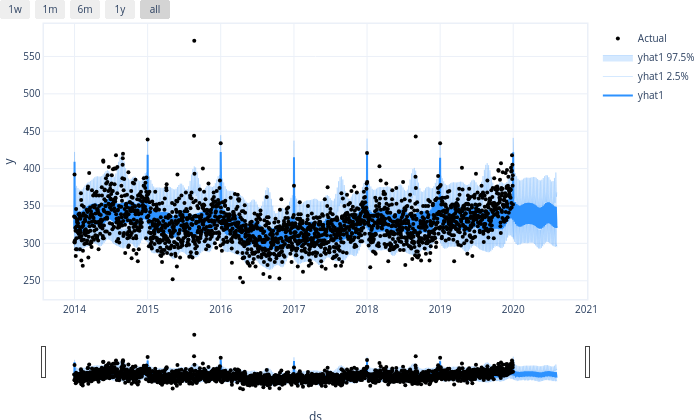

Source (notebook cell):
### Markdown cell above
## code to predict ahead

Just like Prophet we will create a "future dataframe" that contains all the dependent variables we will use to forecast ahead.  For fun we will forecast 365 days!

### Code cell
# Create a new dataframe reaching len(test) into the future for our forecast
df_future = m.make_future_dataframe(y_train, events_df=nyd, 
                                    n_historic_predictions=True, 
                                    periods=df_test.shape[0])

# Predict the future
forecast = m.predict(df_future)

# Visualize the forecast
m.plot(forecast)

### Figure 1 — Plotly figure (JSON) as saved in the notebook; plotly's stock layout.template omitted (floating-point values rounded to 4 significant figures; data arrays with more than 128 entries replaced by an {"elided": "..."} marker saying what was removed)
{"data": [{"fill": "none", "line": {"color": "rgba(45, 146, 255, 1.0)", "width": 2}, "mode": "lines", "name": "yhat1", "type": "scatter", "x": {"elided": "2412 str values"}, "y": {"elided": "2412 float values"}}, {"fillcolor": "rgba(45, 146, 255, 0.2)", "line": {"color": "rgba(45, 146, 255, 0.2)", "width": 1}, "mode": "lines", "name": "yhat1 2.5%", "type": "scatter", "x": {"elided": "2412 str values"}, "y": {"elided": "2412 float values"}}, {"fill": "tonexty", "fillcolor": "rgba(45, 146, 255, 0.2)", "line": {"color": "rgba(45, 146, 255, 0.2)", "width": 1}, "mode": "lines", "name": "yhat1 97.5%", "type": "scatter", "x": {"elided": "2412 str values"}, "y": {"elided": "2412 float values"}}, {"marker": {"color": "black", "size": 4}, "mode": "markers", "name": "Actual", "type": "scatter", "x": {"elided": "2412 str values"}, "y": {"elided": "2412 float values"}}], "layout": {"autosize": true, "font": {"size": 10}, "height": 420, "hovermode": "x unified", "margin": {"b": 0, "l": 0, "pad": 0, "r": 10, "t": 10}, "showlegend": true, "title": {"font": {"size": 12}}, "width": 700, "xaxis": {"linewidth": 1.5, "mirror": true, "rangeselector": {"buttons": [{"count": 7, "label": "1w", "step": "day", "stepmode": "backward"}, {"count": 1, "label": "1m", "step": "month", "stepmode": "backward"}, {"count": 6, "label": "6m", "step": "month", "stepmode": "backward"}, {"count": 1, "label": "1y", "step": "year", "stepmode": "backward"}, {"step": "all"}]}, "rangeslider": {"visible": true}, "showline": true, "title": {"text": "ds"}, "type": "date"}, "yaxis": {"linewidth": 1.5, "mirror": true, "showline": true, "title": {"text": "y"}}}}
